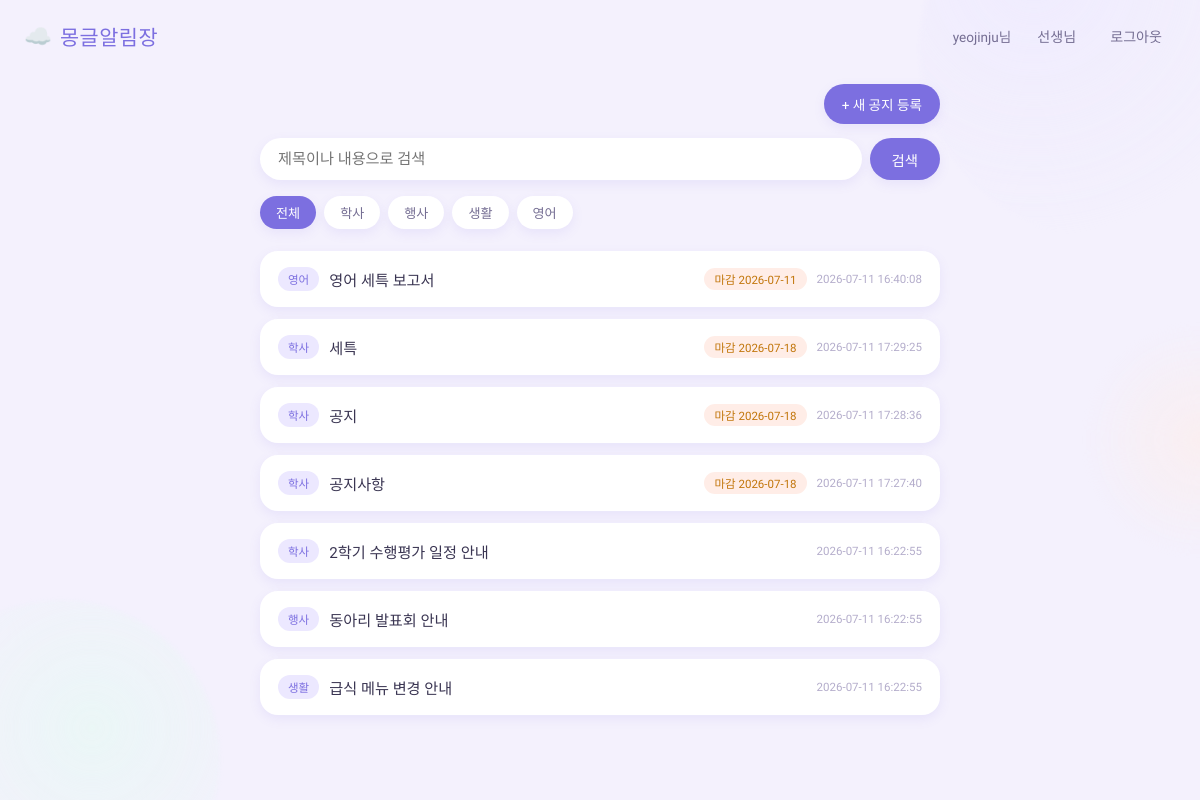
The page / (signed in) on the database its author committed.
### tables this page shows
CREATE TABLE notices (
            id INTEGER PRIMARY KEY AUTOINCREMENT,
            title TEXT NOT NULL,
            content TEXT NOT NULL,
            category TEXT NOT NULL,
            due_date TEXT,
            author_id INTEGER,
            author_name TEXT,
            created_at TEXT DEFAULT (datetime('now', 'localtime'))
        );

### app.py (the view)
@app.route("/")
@login_required
def index():
    query = request.args.get("q", "").strip()
    category = request.args.get("category", "").strip()
    conn = get_db()
    sql = "SELECT * FROM notices WHERE 1=1"
    params = []
    if query:
        sql += " AND (title LIKE ? OR content LIKE ?)"
        params.extend([f"%{query}%", f"%{query}%"])
    if category:
        sql += " AND category = ?"
        params.append(category)
    sql += " ORDER BY (due_date IS NULL), due_date ASC, created_at DESC"
    notices = conn.execute(sql, params).fetchall()
    categories = conn.execute(
        "SELECT DISTINCT category FROM notices"
    ).fetchall()
    conn.close()
    return render_template(
        "index.html",
        notices=notices,
        categories=[c["category"] for c in categories],
        query=query,
        selected_category=category,
    )

### app.py (called while the page is built)
def get_db():
    conn = sqlite3.connect(DB_PATH)
    conn.row_factory = sqlite3.Row
    return conn

def login_required(view_func):
    from functools import wraps
    @wraps(view_func)
    def wrapped(*args, **kwargs):
        if "user_id" not in session:
            flash("로그인이 필요합니다.")
            return redirect(url_for("login"))
        return view_func(*args, **kwargs)
    return wrapped

### templates/index.html (shortened to what this page needs)
{% extends "base.html" %}
{% block content %}
    <div class="write-bar">
        <a href="{{ url_for('notice_new') }}">+ 새 공지 등록</a>
    </div>
    <form class="search-bar" method="get" action="{{ url_for('index') }}">
        <input
            type="text"
            name="q"
            placeholder="제목이나 내용으로 검색"
            value="{{ query }}"
        >
        <button type="submit">검색</button>
    </form>
    <div class="category-filter">
        <a
            href="{{ url_for('index', q=query) }}"
            class="{{ 'active' if not selected_category else '' }}"
        >전체</a>
        {% for c in categories %}
            <a
                href="{{ url_for('index', q=query, category=c) }}"
                class="{{ 'active' if selected_category == c else '' }}"
            >{{ c }}</a>
        {% endfor %}
    </div>
    {% if notices %}
        <ul class="notice-list">
            {% for notice in notices %}
                <li>
                    <a href="{{ url_for('notice_detail', notice_id=notice['id']) }}">
                        <span class="category-tag">{{ notice['category'] }}</span>
                        <span class="title">{{ notice['title'] }}</span>
                        {% if notice['due_date'] %}
                            <span class="due-date">마감 {{ notice['due_date'] }}</span>
                        {% endif %}
                        <span class="date">{{ notice['created_at'] }}</span>
                    </a>
                </li>
            {% endfor %}
        </ul>
    {% else %}
        <p class="empty">조건에 맞는 공지가 없습니다.</p>
    {% endif %}
{% endblock %}

### templates/base.html (shortened to what this page needs)
<!DOCTYPE html>
<html lang="ko">
<head>
    <link rel="stylesheet" href="{{ url_for('static', filename='style.css') }}">
</head>
<body>
    <div class="bg-blob blob-1"></div>
    <div class="bg-blob blob-2"></div>
    <div class="bg-blob blob-3"></div>
    <header class="topbar">
        <a class="logo" href="{{ url_for('index') }}">
            <span class="logo-mark">☁️</span>
            <span class="logo-text">몽글알림장</span>
        </a>
        <nav>
            {% if session.get('user_id') %}
                <span class="username">{{ session.get('username') }}님</span>
                <a href="{{ url_for('teacher_list') }}">선생님</a>
                <a href="{{ url_for('logout') }}">로그아웃</a>
            {% else %}
                <a href="{{ url_for('login') }}">로그인</a>
                <a class="cta-link" href="{{ url_for('register') }}">회원가입</a>
            {% endif %}
        </nav>
    </header>
    <main class="container">
        {% block content %}{% endblock %}
    </main>
</body>
</html>

### static/style.css (style rules this page uses)
:root { --bg: #F4F1FD; --surface: #FFFFFF; --ink: #3A3552; --ink-soft: #756E93; --primary: #7C6FE0; --primary-soft: #ECE8FF; --accent-mint: #7FDBB6; --accent-mint-soft: #E3FBF1; --accent-peach: #FFB199; --accent-peach-soft: #FFEDE7; --danger: #FF8B94; --danger-soft: #FFE7E9; --radius-lg: 26px; --radius-md: 18px; --radius-sm: 12px; --shadow: 0 8px 24px rgba(124, 111, 224, 0.12); --shadow-sm: 0 4px 12px rgba(124, 111, 224, 0.10); }
* { box-sizing: border-box; }
body { margin: 0; font-family: "Gowun Dodum", "Malgun Gothic", sans-serif; background: var(--bg); color: var(--ink); position: relative; overflow-x: hidden; min-height: 100vh; }
.bg-blob { position: fixed; border-radius: 50%; filter: blur(2px); opacity: 0.55; z-index: -1; pointer-events: none; }
.blob-1 { width: 380px; height: 380px; top: -140px; right: -100px; background: radial-gradient(circle at 30% 30%, var(--primary-soft), transparent 70%); }
.blob-2 { width: 320px; height: 320px; bottom: -120px; left: -100px; background: radial-gradient(circle at 60% 40%, var(--accent-mint-soft), transparent 70%); }
.blob-3 { width: 240px; height: 240px; top: 40%; right: -120px; background: radial-gradient(circle at 50% 50%, var(--accent-peach-soft), transparent 70%); }
.topbar { display: flex; justify-content: space-between; align-items: center; padding: 18px 24px; }
.topbar .logo { display: flex; align-items: center; gap: 8px; text-decoration: none; color: var(--ink); }
.logo-mark { font-size: 1.4rem; }
.logo-text { font-family: "Jua", "Malgun Gothic", sans-serif; font-size: 1.3rem; color: var(--primary); letter-spacing: 0.5px; }
.topbar nav { display: flex; align-items: center; gap: 6px; }
.topbar nav a { color: var(--ink-soft); text-decoration: none; font-size: 0.88rem; padding: 8px 14px; border-radius: 999px; transition: background 0.15s ease; }
.topbar .username { font-size: 0.85rem; color: var(--ink-soft); padding: 0 6px; }
.container { max-width: 720px; margin: 0 auto; padding: 12px 20px 80px; position: relative; }
.write-bar { display: flex; justify-content: flex-end; margin-bottom: 14px; }
.write-bar a { background: var(--primary); color: white; text-decoration: none; padding: 10px 18px; border-radius: 999px; font-size: 0.85rem; box-shadow: var(--shadow-sm); }
.search-bar { display: flex; gap: 8px; margin-bottom: 16px; }
.search-bar input { flex: 1; padding: 12px 18px; border: none; border-radius: 999px; font-size: 0.95rem; background: var(--surface); box-shadow: var(--shadow-sm); font-family: inherit; }
.search-bar button { padding: 10px 22px; border: none; background: var(--primary); color: white; border-radius: 999px; cursor: pointer; font-size: 0.9rem; box-shadow: var(--shadow-sm); }
.category-filter { display: flex; gap: 8px; flex-wrap: wrap; margin-bottom: 22px; }
.category-filter a { padding: 7px 16px; border-radius: 999px; background: var(--surface); text-decoration: none; font-size: 0.82rem; color: var(--ink-soft); box-shadow: var(--shadow-sm); }
.category-filter a.active { background: var(--primary); color: white; }
.notice-list { list-style: none; padding: 0; margin: 0; display: flex; flex-direction: column; gap: 12px; }
.notice-list a { display: flex; align-items: center; gap: 10px; background: var(--surface); padding: 16px 18px; border-radius: var(--radius-md); text-decoration: none; color: var(--ink); box-shadow: var(--shadow-sm); transition: transform 0.12s ease, box-shadow 0.12s ease; }
.category-tag { background: var(--primary-soft); color: var(--primary); font-size: 0.72rem; padding: 4px 10px; border-radius: 999px; flex-shrink: 0; white-space: nowrap; }
.notice-list .title { flex: 1; font-size: 0.95rem; }
.notice-list .date { font-size: 0.72rem; color: #B4ADCB; white-space: nowrap; }
.due-date { font-size: 0.72rem; color: #C2760B; background: var(--accent-peach-soft); padding: 3px 10px; border-radius: 999px; flex-shrink: 0; white-space: nowrap; }

### rows shown on the page
notices: get "yeojinju", category "영어", title "영어 세특 보고서", due_date "2026-07-11", created_at "2026-07-11 16:40:08"
notices: category "학사", title "세특", due_date "2026-07-18", created_at "2026-07-11 17:29:25"
notices: category "학사", title "공지", due_date "2026-07-18", created_at "2026-07-11 17:28:36"
notices: category "학사", title "공지사항", due_date "2026-07-18", created_at "2026-07-11 17:27:40"
notices: category "학사", title "2학기 수행평가 일정 안내", created_at "2026-07-11 16:22:55"
notices: category "행사", title "동아리 발표회 안내", created_at "2026-07-11 16:22:55"
notices: category "생활", title "급식 메뉴 변경 안내", created_at "2026-07-11 16:22:55"

### other values the page prints
{{ c }} "학사" "행사" "생활" "영어"
